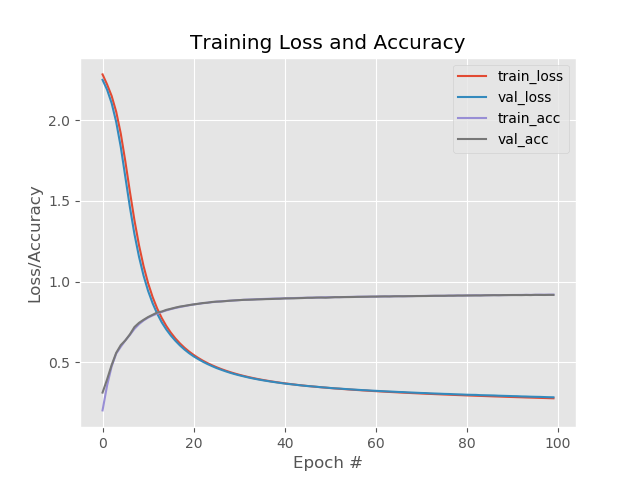

Generate this figure with Python:
#import libraries
from sklearn.preprocessing import LabelBinarizer
from sklearn.model_selection import train_test_split
from sklearn.metrics import classification_report
from keras.models import Sequential
from keras.layers.core import Dense
from keras.optimizers import SGD
from sklearn import datasets
import matplotlib.pyplot as plt
import numpy as np
import argparse
from sklearn.datasets import fetch_openml

ap = argparse.ArgumentParser()
ap.add_argument("-o", "--output", required=True, help="path to the output loss/accuracy plot")
args = vars(ap.parse_args())

print("[Info] loading MNIST (full) datasets...")
datasets =  fetch_openml('mnist_784')

data = datasets.data.astype("float") / 255.0
(trainX, testX, trainY, testY) = train_test_split(data, datasets.target, test_size=0.25)
#https://scikit-learn.org/stable/modules/generated/sklearn.preprocessing.LabelBinarizer.html
lb = LabelBinarizer()
trainY = lb.fit_transform(trainY)
testY = lb.fit_transform(testY)

model = Sequential()
model.add(Dense(256, input_shape=(784,),activation="sigmoid"))
model.add(Dense(128, activation="sigmoid"))
model.add(Dense(10, activation="softmax"))

print("[Info] training network...")
sgd = SGD(0.01)
model.compile(loss="categorical_crossentropy", optimizer=sgd, metrics=['accuracy'])
H = model.fit(trainX, trainY, validation_data = (testX, testY), epochs=100, batch_size=128)

print("[Info] evaluating network...")
predictions = model.predict(testX, batch_size=128)
print(classification_report(testY.argmax(axis=1), predictions.argmax(axis=1), target_names=[str(x) for x in lb.classes_]))

plt.style.use("ggplot")
plt.figure()
plt.plot(np.arange(0, 100), H.history["loss"], label="train_loss")
plt.plot(np.arange(0, 100), H.history["val_loss"], label="val_loss")
plt.plot(np.arange(0, 100), H.history["accuracy"], label="train_acc")
plt.plot(np.arange(0, 100), H.history["val_accuracy"], label="val_acc")
plt.title("Training Loss and Accuracy")
plt.xlabel("Epoch #")
plt.ylabel("Loss/Accuracy")
plt.legend()
plt.savefig(args["output"])
